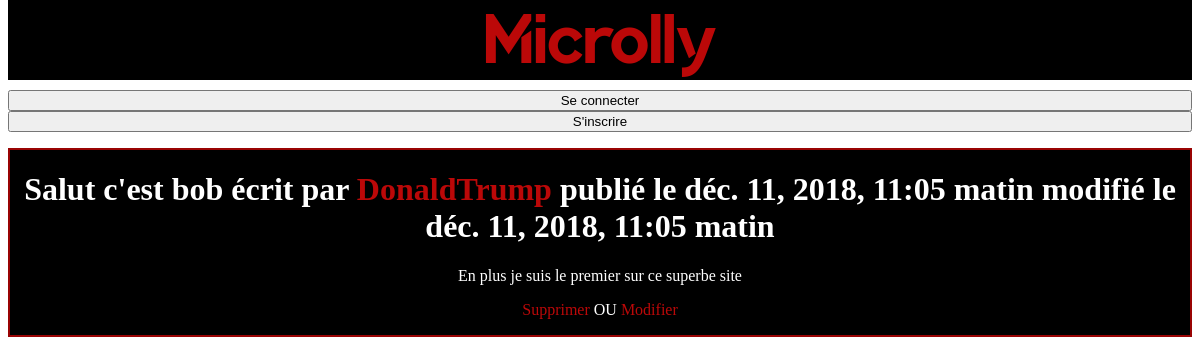
Page /articledetail/3/ on the committed database.
### blog/models.py (models this page shows, shortened)
class Article(models.Model):
    id = models.AutoField(primary_key=True)
    title = models.CharField(max_length=100)
    body = models.TextField()
    creation_date = models.DateTimeField(auto_now_add=True)
    update_date = models.DateTimeField(auto_now_add=True)
    author = models.ForeignKey(User, default=None, on_delete=models.CASCADE)

### blog/views.py (the view)
# urls.py: path('articledetail/<int:id>/',views.article_detail, name='detail'),
def article_detail(request, id):
        article = get_object_or_404(Article, id = id)
        return render(request,'article_detail.html',{'article':article})

### blog/templates/article_detail.html
{% extends '_base.html' %}
{% block body %}
    <div class="log" id="articledetail">
        <h1>{{article.title}} écrit par
            <a href = "{% url 'article:article_user' username=article.author%}">{{article.author}}</a>
            publié le {{article.creation_date}}
            {% if article.update_date != None %}
                modifié le {{article.update_date}}
            {% endif %}
        </h1>
        <p id="articlebody">{{article.body}}</p>
        <p>
            <a href="{% url 'article:delete' id=article.id %}">Supprimer</a>
            OU
            <a href="{% url 'article:modifie' id=article.id %}">Modifier</a>
        </p>
    </div>
{% endblock %}

### assets/style.css (style rules this page uses)
.log { border: 2px double rgb(153, 4, 4); right: 40% ; left: 40%; background-color: rgb(0, 0, 0); color: white; }
#articlebody { text-align:center; font-size: 100%; }
#articledetail { text-align:center; }
body { background-color: white; }
p,h1, h2 { color: white; font-family: serif; }
a { text-decoration: none; }
a:link, a:visited { color: rgb(187, 8, 8); }

### rows in the picture
Article: title "Salut c'est bob", author "DonaldTrump", creation_date "déc. 11, 2018, 11:05 matin", update_date "déc. 11, 2018, 11:05 matin", body "En plus je suis le premier sur ce superbe site"
